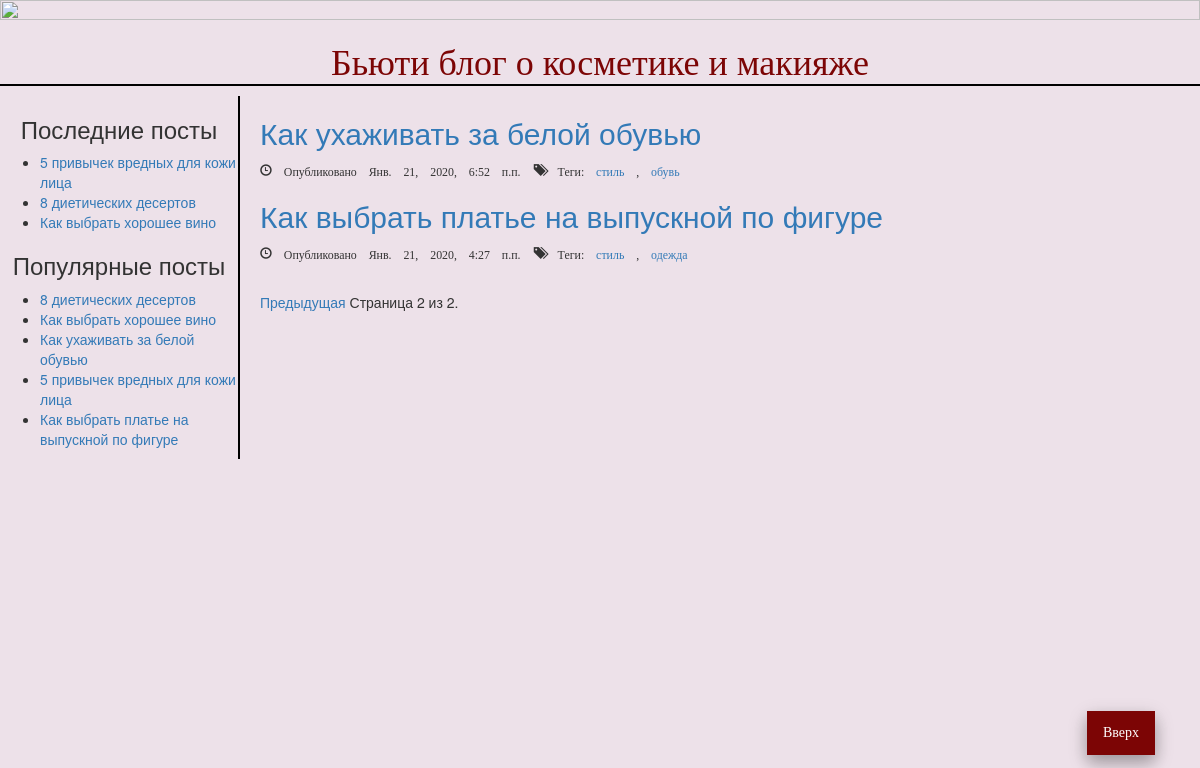
Screenshot of /blog/?page=2 with the database file from the repository.
### blog/models.py (models this page shows, shortened)
class Post(models.Model):
    STATUS_CHOICES = (
        ('draft', 'Draft'),
        ('published', 'Published'),
    )
    title = models.CharField(max_length=250) #заголовок поста
    slug = models.SlugField(max_length=250, #URL
                            unique_for_date='publish')
    author = models.ForeignKey(User, #автор поста
                               on_delete=models.CASCADE, #если удаляется пльзователь, то и его посты
                               related_name='blog_posts')
    body = tinymce_model.HTMLField() #тело поста
    publish = models.DateTimeField(default=timezone.now) #дата публикации
    created = models.DateTimeField(auto_now_add=True) #дата создания
    updated = models.DateTimeField(auto_now=True) #дата обновления
    status = models.CharField(max_length=10, #статус поста
                              choices=STATUS_CHOICES,
                              default='draft')
    objects = models.Manager()  # Менеджер по умолчанию
    published = PublishedManager()  # Собственный менеджер
    tags = TaggableManager()
    class Meta:
        ordering = ('-publish',) #сортировка постов от новых к старым
    def get_absolute_url(self):
        return reverse('blog:post_detail',
		       args=[self.publish.year,
		       self.publish.month,
		       self.publish.day,
		       self.slug])

### blog/views.py (the view)
# urls.py: path('', views.post_list, name='post_list'),
def post_list(request, tag_slug=None):
    object_list = Post.published.all()
    tag = None
    if tag_slug:
        tag = get_object_or_404(Tag, slug=tag_slug)
        object_list = object_list.filter(tags__in=[tag])
    paginator = Paginator(object_list, 3)  # 3 поста на каждой странице
    page = request.GET.get('page')
    try:
        posts = paginator.page(page)
    except PageNotAnInteger:
        posts = paginator.page(1)
    except EmptyPage:
        posts = paginator.page(paginator.num_pages)
    return render(request, 'blog/post/list.html',
                {'page': page, 'posts': posts, 'tag': tag})

### blog/models.py (called while the page is built)
    def get_queryset(self):
        return super(PublishedManager,
		     self).get_queryset().filter(status='published')

### blog/templatetags/blog_tags.py (called while the page is built)
@register.inclusion_tag('blog/post/latest_posts.html')
def show_latest_posts(count=5):
    latest_posts = Post.published.order_by('-publish')[:count]
    return {'latest_posts': latest_posts}

@register.simple_tag
def get_most_commented_posts(count=5):
    return Post.published.annotate(total_comments=Count('comments')).order_by('-total_comments')[:count]

### blog/templates/blog/post/list.html (shortened to what this page needs)
{% extends "blog/base.html" %}
{% block content %}
  {% for post in posts %}
    <h2>
      <a href="{{ post.get_absolute_url }}">
        {{ post.title }}
      </a>
    </h2>
    <small>
      <i class="glyphicon glyphicon-time">
        Опубликовано {{ post.publish }}
      </i>&nbsp;&nbsp;&nbsp;
      <i class="glyphicon glyphicon-tags">
        Теги:
        {% for tag in post.tags.all %}
          <a href="{% url 'blog:post_list_by_tag' tag.slug %}">
            {{ tag.name }}
          </a>
          {% if not forloop.last %}, {% endif %}
        {% endfor %}
      </i>&nbsp;&nbsp;&nbsp;
    </small>
  {% endfor %}
  <a href="#" title="Вернуться к началу страницы" class="topNubex">Вверх</a>
  {% include "../pagination.html" with page=posts %}
{% endblock %}

### blog/templates/blog/base.html (shortened to what this page needs)
{% load blog_tags %}
{% load static %}
<!DOCTYPE html>
<html>
<head>
	<link rel="stylesheet" href="//maxcdn.bootstrapcdn.com/bootstrap/3.2.0/css/bootstrap.min.css">
	<link rel="stylesheet" href="//maxcdn.bootstrapcdn.com/bootstrap/3.2.0/css/bootstrap-theme.min.css">
	<link rel="stylesheet" href="{% static 'css/blog.css' %}">
</head>
<body>
	<div id="title">
		<figure>
		<img src="https://sun9-65.userapi.com/c854220/v854220717/1d12ab/2UJ8FCWSQ1k.jpg">
		</figure>
 		<h1>Бьюти блог о косметике и макияже</h1>
    </div>
	<div id="content">
		{% block content %}
		{% endblock %}
    </div>
	<div id="sidebar">
		<div class="menu">
	 		<h3>Последние посты</h3></div>
			{% show_latest_posts 3 %}
			<div class="menu1"><h3>Популярные посты</h3></div>
			{% get_most_commented_posts as most_commented_posts %}
			<ul>
    			{% for post in most_commented_posts %}
        		<li>
            		<a href="{{ post.get_absolute_url }}">{{ post.title }}</a>
       			 </li>
   				{% endfor %}
			</ul>
	</div>
</body>
</html>

### blog/templates/blog/post/latest_posts.html
<ul>
    {% for post in latest_posts %}
        <li>
            <a href="{{ post.get_absolute_url }}">{{ post.title }}</a>
        </li>
    {% endfor %}
</ul>

### blog/static/css/blog.css (style rules this page uses)
html { background-color: #EDE1E9; }
h1 { font-family: 'Lobster', cursive; color: #7C0505; text-align: center; border-bottom: 2px solid black; background-color: #EDE1E9; }
#title { background-color: #EDE1E9; }
.menu, .menu1 { text-align: center; }
.topNubex { position: fixed; right: 45px; bottom: 45px; background-color: #7C0505; color: white; padding: 12px 16px; cursor: pointer; border: none; font-family:verdana; box-shadow: 0 8px 16px 0 rgba(0,0,0,0.2), 0 6px 20px 0 rgba(0,0,0,0.19); }
img { width: 100%; height: 10%; }
#content { background-color: #EDE1E9; float: right; overflow: hidden; width: 80%; padding: 0px 20px 0; height: 100%; }
#sidebar { background-color: #EDE1E9; float: left; width: 20%; height: 100%; border-right: 2px double black ; }

### rows the page displays
Post: title "Как ухаживать за белой обувью", publish "Янв. 21, 2020, 6:52 п.п."
Tag: name "стиль"
Tag: name "обувь"
Post: title "Как выбрать платье на выпускной по фигуре", publish "Янв. 21, 2020, 4:27 п.п."
Tag: name "одежда"
Post: title "5 привычек вредных для кожи лица"
Post: title "8 диетических десертов"
Post: title "Как выбрать хорошее вино"

### other values shown
{{ page.number }} "2"
{{ page.paginator.num_pages }} "2"
